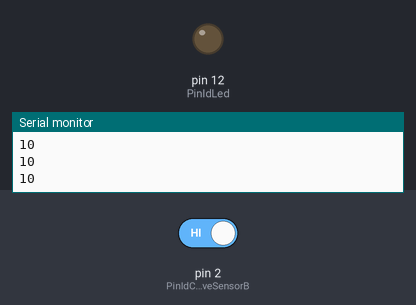
Bench run of a sketch on a simulated Arduino Uno, built with avr-gcc and run on an emulated ATmega328P. Parts: output pins drawn as LEDs (lit = HIGH), the last lines printed to the serial monitor. Inputs (shaded band) come from the test bench; at power-on: pin 2 (PinIdCapacitiveSensorB) HIGH.

Above: at 1.2 s.
1.3 s: pin 2 (PinIdCapacitiveSensorB) driven LOW
At 1.6 s:
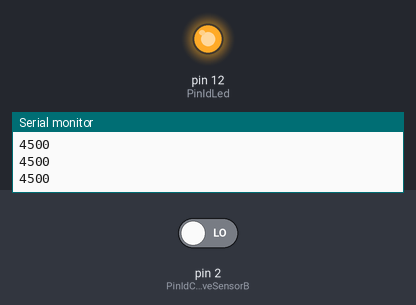
2.8 s: pin 2 (PinIdCapacitiveSensorB) driven HIGH
At 3.1 s:
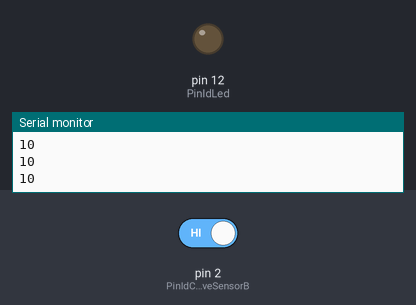
Timing chart, 0 to 5.8 s (numbered marks = the images above; inputs shaded):
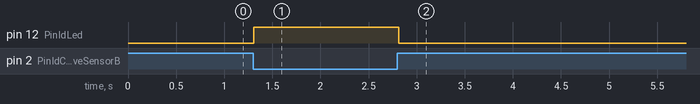

The sketch:

13touchyFeelyLamp.ino
```cpp
// (licence header left out)
#include <CapacitiveSensor.h>

// Setup constants
enum PinId {
    PinIdCapacitiveSensorA = 4,
    PinIdCapacitiveSensorB = 2,
    PinIdLed = 12,
};

const int CapacitiveSensorThreshold = 300;
const int CapacitiveSensorNumberOfSamples = 30;

// Setup variables
CapacitiveSensor capacitiveSensor = CapacitiveSensor(PinIdCapacitiveSensorA, PinIdCapacitiveSensorB);


void setup() {

    pinMode(PinIdLed, OUTPUT);

    const int SerialFrequency = 9600;
    Serial.begin(SerialFrequency);
}


void loop() {

    const long sensorValue = capacitiveSensor.capacitiveSensor(CapacitiveSensorNumberOfSamples);
    Serial.println(sensorValue);

    // Turn on/off the led, based on the sensor value
    const boolean sensorValueHigherThanTreshold = sensorValue > CapacitiveSensorThreshold;
    digitalWrite(PinIdLed, sensorValueHigherThanTreshold);

    delay(10);
}
```

Measured:
- after the input at 1.3 s, pin 12 (PinIdLed): LOW → HIGH at once
- after the input at 2.8 s, pin 12 (PinIdLed): HIGH → LOW at once
